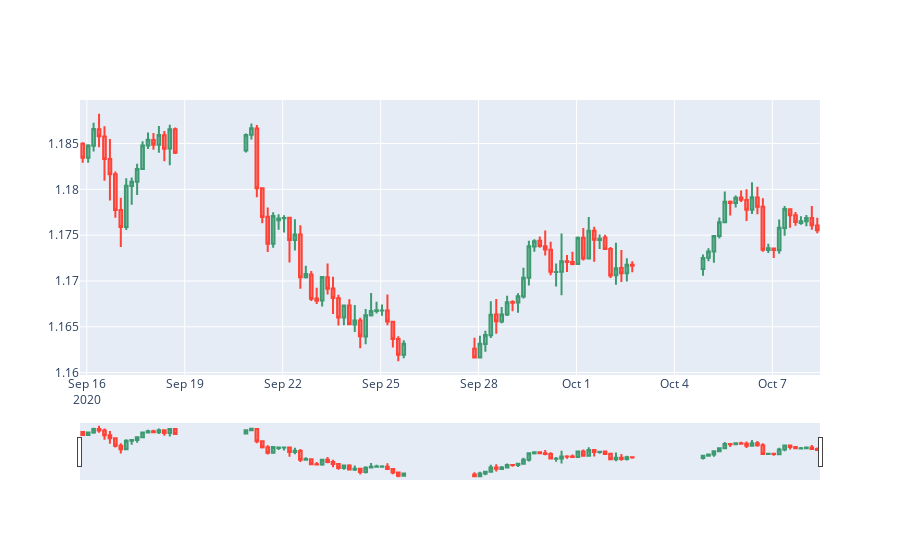

This figure's notebook cell:
### Code cell
fig = go.Figure()
fig.add_trace(go.Candlestick(
    x = df_plot.time,
    open = df_plot.mid_o,
    close = df_plot.mid_c,
    low = df_plot.mid_l,
    high = df_plot.mid_h,
))

fig.show()
